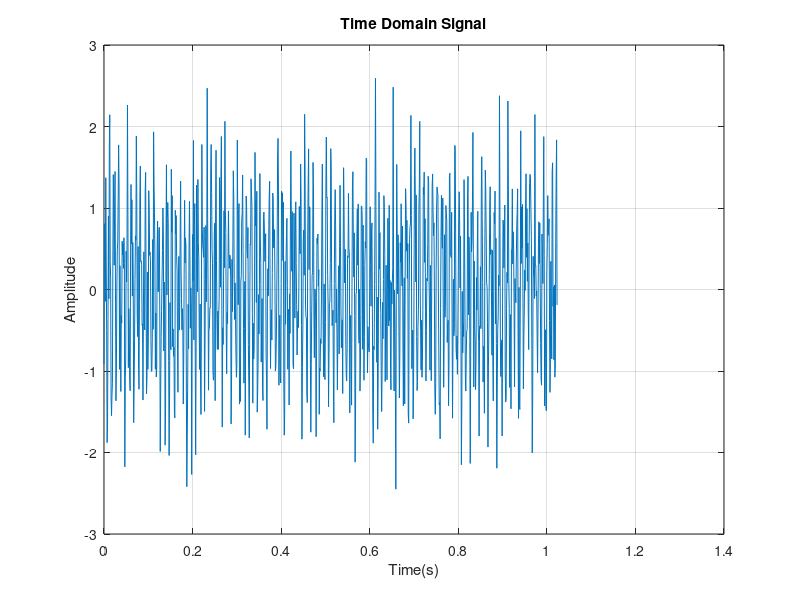

Write MATLAB code to recreate this figure. (Note: this script raises an error after producing the figure.)
clc;

fs=1000;
N=1024;
t=(0:N-1)/fs;

f1=100;
f2=250;

x=sin(2*pi*f1*t) + 0.5*sin(2*pi*f2*t) + 0.5*(randn(size(t)));

figure;
plot(t,x);
grid on
xlabel("Time(s)")
ylabel("Amplitude")
title("Time Domain Signal")

[PSD_Periodogram,f_periodogram]=periodogram(x,[],N,fs);

overlap = 128;
segment_length = 256;

[PSD_welch,f_welch]=pwelch(x,hamming(segment_length),overlap,N,fs);

AR_order = 20;

[a,noise_variance] = aryule(x,AR_order);

[Pxx_AR,f_AR] = freqz(sqrt(noise_variance),a,N,fs);

Pxx_AR = abs(Pxx_AR).^2;

figure;
plot(f_periodogram,10*log10(PSD_Periodogram),'LineWidth',1.2)
hold on;
plot(f_welch,10*log10(PSD_welch),'LineWidth',1.2)
hold on;
plot(f_AR,10*log10(Pxx_AR),'LineWidth',1.2)
grid on;
xlabel('Frequency')
ylabel('Amplitude')
title('Comparison of PSD Estimates')
legend('Periodogram','Welch','AR-Model Yule-Walker')

xlim([0,fs/2])

[~,idx1] = max(PSD_Periodogram);
[~,idx2] = max(PSD_welch);
[~,idx3] = max(Pxx_AR);

fprintf('\n Peak Frequency Results: \n')

fprintf('\n Peak frequency using periodogram = %.2fHz\n',f_periodogram(idx1))
fprintf('\n Peak frequency using welch = %.2fHz\n',f_welch(idx2))
fprintf('\n Peak frequency using AR Yule-Walker = %.2fHz\n',f_AR(idx3))

fprintf('\n AR Model Order: %d \n',AR_order);
fprintf('\n Estimated Noise Variance: %0.4f \n',noise_variance);
fprintf('\n AR Model coefficients: \n');
disp(a);
